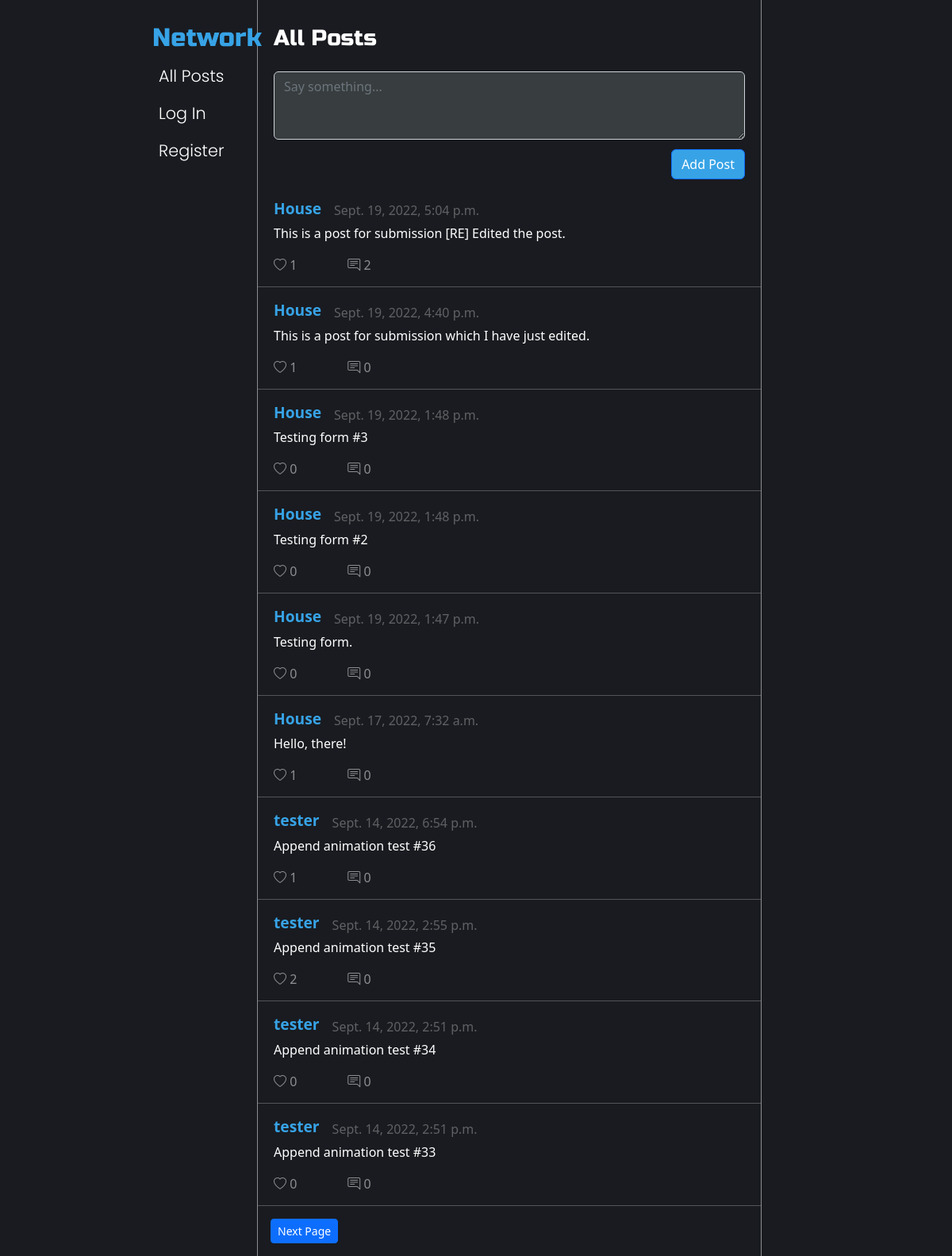
The page / on the database its author committed.
### network/models.py (models this page shows, shortened)
class Post(models.Model):
    id = models.UUIDField(
        primary_key=True,
        editable=False,
        default=uuid.uuid4,
        verbose_name="Post UUID"
    )
    author = models.ForeignKey(
        'User',
        related_name='Poster',
        on_delete=models.CASCADE,
        db_index=True
    )
    content = models.CharField(
        max_length=280,
    )
    creation_date = models.DateTimeField(
        default=django.utils.timezone.now,
        db_index=True
    )
    likes = models.IntegerField(
        default=0
    )
    comments = models.IntegerField(
        default=0
    )

class User(AbstractUser):
    email = models.EmailField(
        unique=True,
        db_index=True,
        primary_key=True
    )
    username = models.CharField(
        max_length=50,
        unique=True
    )
    password = models.CharField(
        max_length=128
    )
    date_joined = models.DateTimeField(
        default=django.utils.timezone.now
    )
    followers = models.IntegerField(
        default=0
    )
    following = models.IntegerField(
        default=0
    )
    def __str__(self):
        return f"{self.username}"

### network/views.py (the view)
# urls.py: path("", views.index, name="index"),
def index(request):
    try:
        if request.user.is_authenticated:
            posts = Post.objects.all().order_by('-creation_date').annotate(
                is_liked=Exists(
                    Like.objects.filter(liker=request.user, liked=OuterRef('pk'))
                )
            )
        else:
            posts = Post.objects.all().order_by('-creation_date')
    except DatabaseError:
        return render(request, 'network/index.html', {
            "page_error": "Database error occurred!"
        })
    paginator = Paginator(posts, 10)
    page_number = request.GET.get("page", 1)
    try:
        page_obj = paginator.page(page_number)
    except InvalidPage:
        return render(request, 'network/index.html', {
            "page_error": "Invalid page number!"
        })
    return render(request, 'network/index.html', {
        "page_obj": page_obj
    })

### network/templates/network/index.html (shortened to what this page needs)
{% extends "network/layout.html" %}
{% load static %}
{% block body %}
    <div class="page-heading">
        <h3>All Posts</h3>
    </div>
    <div class="form-container">
        <form id="post-form">
            <textarea class="form-control" id="post-field" cols="50" rows="3" placeholder="Say something..."></textarea>
            <div class="add-btn">
                <input id="add-post" type="submit" value="Add Post" class="btn btn-primary">
            </div>
        </form>
    </div>
    {% if page_error %}
    <div id="error-message" role="alert" class="alert alert-danger">
        {{ page_error }}
    </div>
    {% else %}
        {% include "network/post_layout.html" %}
    {% endif %}
{% endblock %}

### network/templates/network/post_layout.html (shortened to what this page needs)
<div id="posts_container">
    {% for post in page_obj.object_list %}
    <div class="post" data-id="{{ post.id }}">
        <div class="post-header">
            <div class="author">
                <a href="/user/{{ post.author }}">{{ post.author }}</a>
            </div>
            <div class="timestamp">
                {{ post.creation_date }}
            </div>
        </div>
        <div class="content">
            <div class="post-text">
                {{ post.content }}
            </div>
        </div>
        <div class="post-footer">
            <div class="likes">
                {% if post.is_liked %}
                    <span class="like-btn bi-heart-fill"></span> <span class="like-counter">{{ post.likes }}</span>
                {% else %}
                    <span class="like-btn bi-heart"></span> <span class="like-counter">{{ post.likes }}</span>
                {% endif %}
            </div>
            <div class="comments">
                <a href="{% url 'post' post.id %}"><span class="bi-chat-right-text"></span> {{ post.comments }}</a>
            </div>
        </div>
    </div>
    <hr>
    {% endfor %}
    <div id="page-buttons">
        {% if page_obj.has_next %}
        <a href="?page={{ page_obj.next_page_number }}" type="button" class="btn btn-primary btn-sm">Next Page</a>
        {% endif %}
    </div>
</div>

### network/static/network/styles.css (style rules this page uses)
body { background-color: rgb(25, 27, 32); color: white; }
body a { color: white; text-decoration: none; }
.page-body .page-heading { font-family: "Russo One", sans-serif; padding-top: 2em; padding-left: 20px; margin-bottom: 1.5em; }
.page-body .form-container { padding-bottom: 0.5em; margin: 0 20px; }
.page-body .form-container #post-form #post-field { background-color: rgb(56, 61, 63); color: white; }
.page-body .form-container #post-form .add-btn { margin-top: 0.75em; text-align: right; }
.page-body .form-container #post-form .add-btn .btn { background-color: rgb(55, 163, 230); }
#posts_container hr { padding: 0; margin: 0; }
#posts_container .post { padding: 15px 20px; }
#posts_container .post .post-header { display: flex; align-items: flex-end; }
#posts_container .post .post-header .author { font-size: 1.2em; font-weight: 700; }
#posts_container .post .post-header .author a { color: rgb(55, 163, 230); }
#posts_container .post .post-header .timestamp { font-size: 1em; font-weight: 100; margin-left: 1em; opacity: 0.3; }
#posts_container .post .content { margin-top: 0.3em; }
#posts_container .post .post-footer { display: flex; align-items: flex-end; margin-top: 1em; opacity: 0.5; }
#posts_container .post .post-footer .comments, #posts_container .post .post-footer .edit-btn { margin-left: 4em; }
#posts_container #page-buttons { padding: 1em; display: flex; justify-content: space-between; }

### rows shown on the page
Post: author "House", creation_date "Sept. 19, 2022, 5:04 p.m.", content "This is a post for submission [RE] Edited the post.", likes "1", comments "2"
Post: author "House", creation_date "Sept. 19, 2022, 4:40 p.m.", content "This is a post for submission which I have just edited.", likes "1", comments "0"
Post: author "House", creation_date "Sept. 19, 2022, 1:48 p.m.", content "Testing form #3", likes "0", comments "0"
Post: author "House", creation_date "Sept. 19, 2022, 1:48 p.m.", content "Testing form #2", likes "0", comments "0"
Post: author "House", creation_date "Sept. 19, 2022, 1:47 p.m.", content "Testing form.", likes "0", comments "0"
Post: author "House", creation_date "Sept. 17, 2022, 7:32 a.m.", content "Hello, there!", likes "1", comments "0"
Post: author "tester", creation_date "Sept. 14, 2022, 6:54 p.m.", content "Append animation test #36", likes "1", comments "0"
Post: author "tester", creation_date "Sept. 14, 2022, 2:55 p.m.", content "Append animation test #35", likes "2", comments "0"
Post: author "tester", creation_date "Sept. 14, 2022, 2:51 p.m.", content "Append animation test #34", likes "0", comments "0"
Post: author "tester", creation_date "Sept. 14, 2022, 2:51 p.m.", content "Append animation test #33", likes "0", comments "0"
